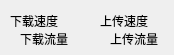
<?xml version="1.0" encoding="UTF-8"?>
<ui version="4.0">
 <class>FloatWidget</class>
 <widget class="QWidget" name="FloatWidget">
  <property name="geometry">
   <rect>
    <x>0</x>
    <y>0</y>
    <width>174</width>
    <height>55</height>
   </rect>
  </property>
  <property name="windowTitle">
   <string>Form</string>
  </property>
  <widget class="QLabel" name="trans_label">
   <property name="geometry">
    <rect>
     <x>100</x>
     <y>10</y>
     <width>71</width>
     <height>21</height>
    </rect>
   </property>
   <property name="text">
    <string>上传速度</string>
   </property>
  </widget>
  <widget class="QLabel" name="recv_flow_label">
   <property name="geometry">
    <rect>
     <x>20</x>
     <y>30</y>
     <width>56</width>
     <height>18</height>
    </rect>
   </property>
   <property name="text">
    <string>下载流量</string>
   </property>
  </widget>
  <widget class="QLabel" name="trans_flow_label">
   <property name="geometry">
    <rect>
     <x>110</x>
     <y>30</y>
     <width>56</width>
     <height>18</height>
    </rect>
   </property>
   <property name="text">
    <string>上传流量</string>
   </property>
  </widget>
  <widget class="QLabel" name="recv_label">
   <property name="geometry">
    <rect>
     <x>10</x>
     <y>10</y>
     <width>71</width>
     <height>21</height>
    </rect>
   </property>
   <property name="text">
    <string>下载速度</string>
   </property>
  </widget>
 </widget>
 <resources/>
 <connections/>
</ui>
